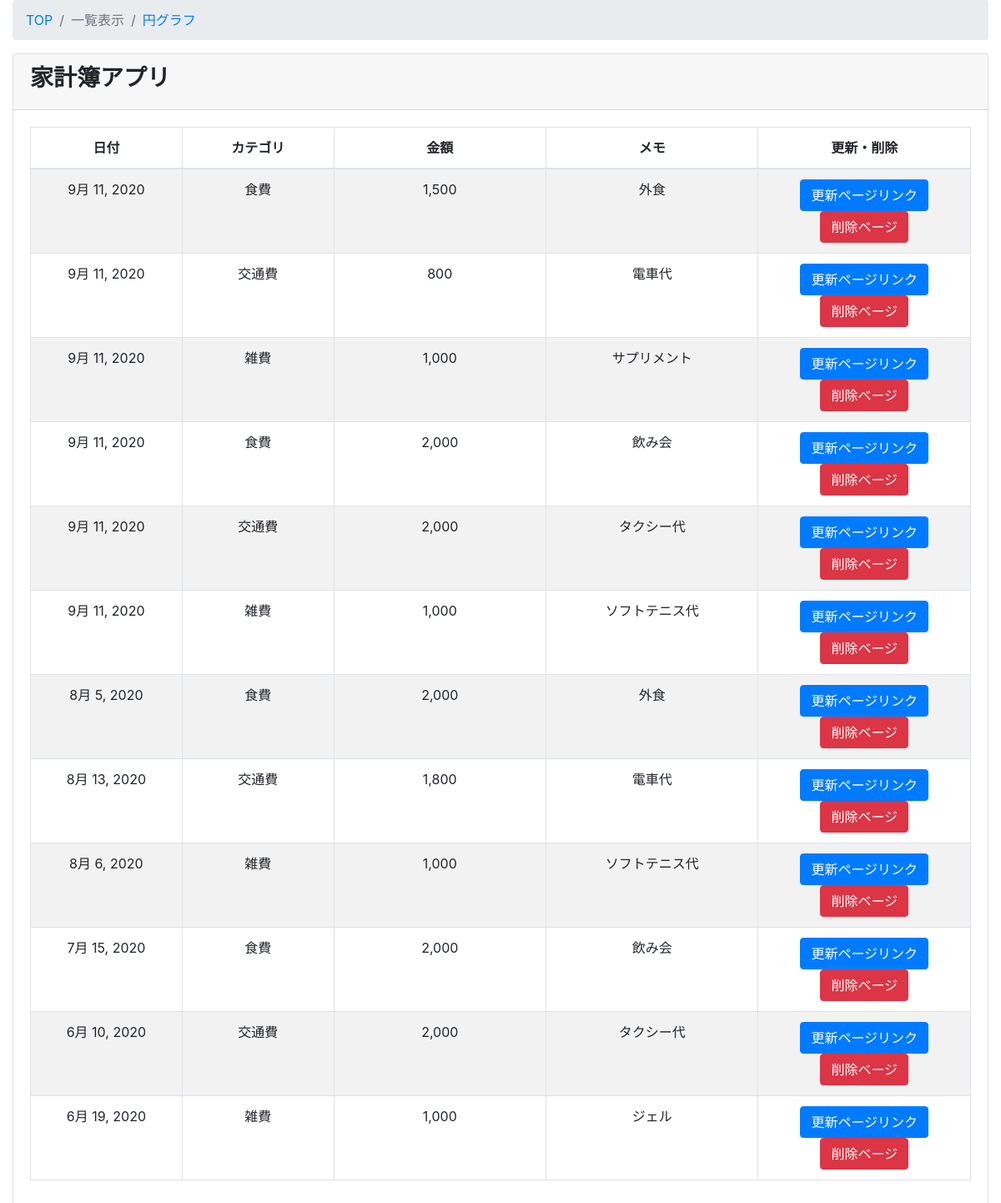
Before: /kakeibo/kakeibo_list/ with the older database file.
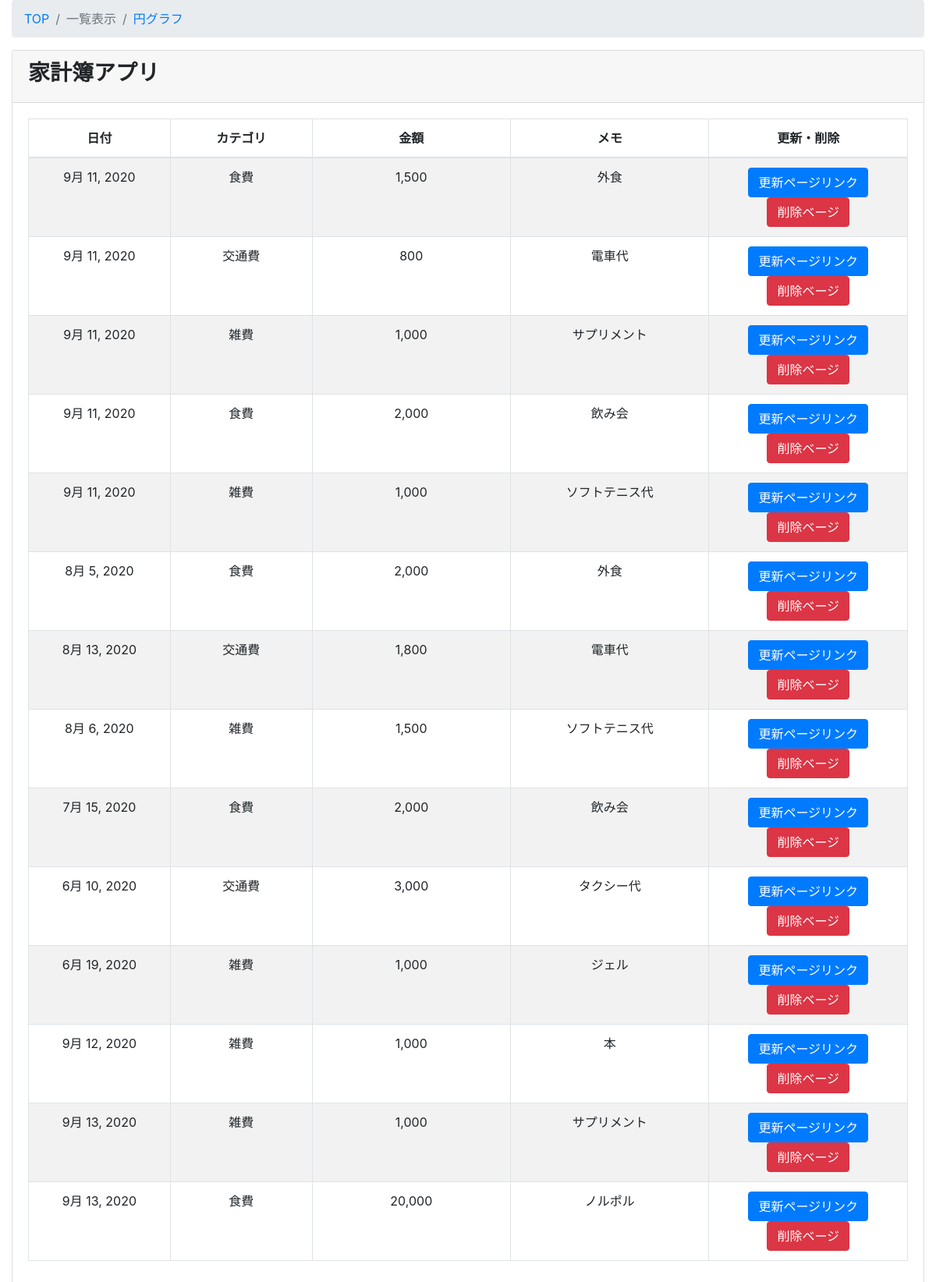
After: the same page with the newer database file.
### kakeibo/models.py (models this page shows, shortened)
class Kakeibo(models.Model):
    class Meta:
        db_table = 'kakeibo'
        verbose_name = '家計簿'
        verbose_name_plural = '家計簿'
    date = models.DateField(verbose_name='日付', default=datetime.now)
    category = models.ForeignKey(Category, on_delete=models.PROTECT, verbose_name='カテゴリ')
    money = models.IntegerField(verbose_name='金額', help_text='単位は日本円')
    memo = models.CharField(verbose_name='メモ', max_length=500)

class Category(models.Model):
    class Meta:
        db_table = 'category'
        verbose_name = 'カテゴリ'
        verbose_name_plural = 'カテゴリ'
    category_name = models.CharField(max_length=255, unique=True)
    def __str__(self):
        return self.category_name

### kakeibo/views.py (the view)
# urls.py: path('kakeibo_list/', KakeiboListView.as_view(), name='kakeibo_list'),
class KakeiboListView(ListView):
    model = Kakeibo
    template_name = 'kakeibo/kakeibo_list.html'
    context_object_name = 'kakeibo_list'
    def queryset(self):
        return Kakeibo.objects.all()

### kakeibo/templates/kakeibo/kakeibo_list.html
{% extends 'kakeibo/base.html' %} {% load humanize %} {% block content %}
<div class="content-wrapper">
  <div class="container-fluid">
    <ol class="breadcrumb">
      <li class="breadcrumb-item">
        <a href="{% url 'kakeibo:kakeibo_list' %}">TOP</a>
      </li>
      <li class="breadcrumb-item active">一覧表示</li>
      <li class="breadcrumb-item">
        <a href="{% url 'kakeibo:kakeibo_circle' %}">円グラフ</a>
      </li>
    </ol>
    <div class="card mb-3">
      <div class="card-header">
        <h3><b>家計簿アプリ</b></h3>
      </div>
      <div class="card-body">
        <div class="table-responsive">
          <table
            id="kakeibo_list"
            width="100%"
            class="table table-striped table-bordered table-hover"
          >
            <thead>
              <tr>
                <th class="text-center">日付</th>
                <th class="text-center">カテゴリ</th>
                <th class="text-center">金額</th>
                <th class="text-center">メモ</th>
                <th class="text-center">更新・削除</th>
              </tr>
            </thead>
            <tbody>
              {% for kakeibo in kakeibo_list %}
              <tr class="odd gradeX text-center">
                <td class="text-center" width="100">{{ kakeibo.date}}</td>
                <td class="text-center" width="100">{{ kakeibo.category }}</td>
                <td class="text-center" width="140">
                  {{ kakeibo.money | intcomma }}
                </td>
                <td class="text-center" width="140">{{ kakeibo.memo }}</td>
                <td class="text-center" width="140">
                  <a
                    href="{% url 'kakeibo:kakeibo_update' kakeibo.pk %}"
                    class="btn btn-primary"
                    >更新ページリンク</a
                  >
                  <a
                    href="{% url 'kakeibo:kakeibo_delete' kakeibo.pk %}"
                    class="btn btn-danger"
                    >削除ベージ</a
                  >
                </td>
              </tr>
              {% endfor %}
            </tbody>
          </table>
        </div>
      </div>
    </div>
  </div>
</div>
{% endblock content %}

### kakeibo/templates/kakeibo/base.html (shortened to what this page needs)
<!doctype html>
<html>
<head>
 <link rel="stylesheet" href="https://stackpath.bootstrapcdn.com/bootstrap/4.5.2/css/bootstrap.min.css">
 <link rel="stylesheet" href="https://cdn.datatables.net/t/bs-3.3.6/jqc-1.12.0,dt-1.10.11/datatables.min.css"/>
<body>
 {% block content %}
 {% endblock %}
</body>
</html>

Changed rows visible on the page:
removed Kakeibo: date "9月 11, 2020", category "交通費", money "2,000", memo "タクシー代"
changed Kakeibo (number 8 of 14 on the later page): money "1,000" → "1,500"
changed Kakeibo "タクシー代": money "2,000" → "3,000"
added Kakeibo: date "9月 12, 2020", category "雑費", money "1,000", memo "本"
added Kakeibo: date "9月 13, 2020", category "雑費", money "1,000", memo "サプリメント"
added Kakeibo: date "9月 13, 2020", category "食費", money "20,000", memo "ノルポル"
